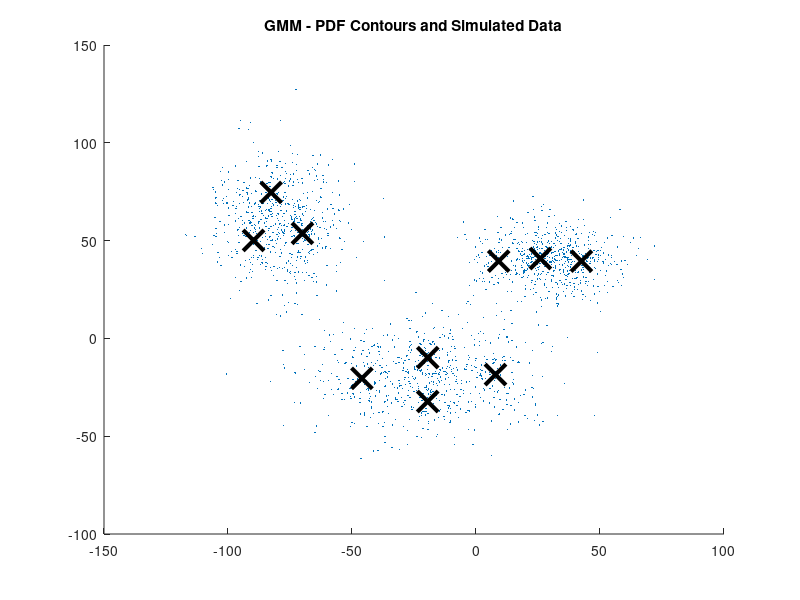

MATLAB code to generate this figure: (Note: this script raises an error after producing the figure.)

clc; clear all; close all;
rng(235);

kappa = 1.2;
d = 20; % flock distance or scale 
r = kappa * d; % communication range of devices;
Maxiter = 2000;
Num_drones = 70; % Maximum number of overlay devices
Num_users_max = 80; % maximum number of users supported by each device


epsilon = 0.1; % parameter of sigma norm [0,1]
sigma_norm = @(x) (1/epsilon)*(sqrt(1 + epsilon*norm(x)^2) - 1);
sigma_grad = @(x) 1/(1 + epsilon*sigma_norm(x)) * x;
h = 0.2; % argument of bump function

sigma_1 = @(z)  z/(sqrt(1 + z^2));
a = 5;
b = 5;
c = abs(a - b)/sqrt(4*a*b); 
phi = @(z) 0.5*( (a + b)*sigma_1(z + c)   +  (a - b) );
phi_alpha = @(z) bump(z / sigma_norm(r)  , h) * phi(z - sigma_norm(d));

q = normrnd(0, 50,Num_drones,2); % Coordinates of points
%q = [-120*ones(Num_drones,1) -80*ones(Num_drones,1)];
p = -unifrnd(1,2, length(q),2); % Initial velocity of agents



%------------------------------------------------------------------------------------
%               Generation of Layer 1 Devices and Centroids
%------------------------------------------------------------------------------------
Mu = [30 40;-20 -20; -80 60];
Sigma = cat(3,[200 0;0 100],[500 0;0 200], [150 0;0 300]);
P = ones(1,3)/3;
gm = gmdistribution(Mu,Sigma,P);

Y = random(gm,2000);
figure;
scatter(Y(:,1),Y(:,2),10,'.')
title('GMM - PDF Contours and Simulated Data');

k = 10; % Number of desired cluster centers
% [idx C] = kmedoids(Y,k); % Rows of C are the cluster centers
opts = statset('Display','final');
[idx,C] = kmeans(Y,k,'Distance','cityblock','Replicates',5,'Options',opts);

hold on;
plot(C(:,1),C(:,2),'kx','MarkerSize',15,'LineWidth',3)
%------------------------------------------------------------------------------------


A = zeros(length(q),length(q)); % Adjacency matrix of graph
for i = 1: size(A,1)
    for j = 1:size(A,2)
        if i ~= j
            A(i,j) = bump(   sigma_norm(q(i,:) - q(j,:)) / sigma_norm(r)   ,h);
        end
    end
end

scatter(q(:,1), q(:,2))
hold on
gplot(A,q,'-o')


node = struct;

for i = 1:length(q) % List of neighbours
    node(i).neighbours = find(A(i,:) ~= 0);
end

dt = delaunayTriangulation(q);
[xi, D] = nearestNeighbor(dt, Y);
xi(D > r) = 0;

Num_users = zeros(length(q),1);
for i = 1:length(q)
    Num_users(i) = sum(xi == i);
end

%u = struct; 
for i = 1:length(q)
    gradient_term = zeros(2,1); consensus_term = zeros(2,1);
    for k = 1: length(node(i).neighbours)
            gradient_term  = gradient_term + (      phi_alpha( sigma_norm(q(node(i).neighbours(k),:) - q(i,:) ))     +     4.9*(1 - bump( ( max(0 , Num_users(node(i).neighbours(k)) - Num_users_max))/5, 0)) )* sigma_grad(q(node(i).neighbours(k),:)  - q(i,:))'   ; % -      
            consensus_term = consensus_term + A(i,node(i).neighbours(k)) * (p(node(i).neighbours(k),:) - p(i,:))';
    end
    node(i).input =  gradient_term + consensus_term - 0.1*(q(i,:)' - C(nearest_cluster(q(i,:),C),:)') - 0.1*(p(i,:)' - 0) ;         
end

mat_A = [0 0 1 0; 0 0 0 1; 0 0 0 0; 0 0 0 0];
mat_B = [0 0; 0 0; 1 0; 0 1];
sys = ss(mat_A, mat_B, [], []); % State space model
Ts = 0.01; % Sampling time for discrete system
sysd = c2d(sys,Ts); % Discrete state space model



q_old = q; % Old position
p_old = p; % Old velocity

%%%%%%%%%%%  Information Diffusion %%%%%%%%%%%%
beta = 1; 
delta = 1;
tau = beta / delta;

I = zeros(length(q),1); % Infection probability of each overlay device
deg = zeros(length(q),1); % degree of device i

%%%%%%%%%%%%%%%%%%%%%%%%%%%%%%%%%%




X_new = [q p];
over_capacity = zeros(1,Maxiter);
unallocated = zeros(1,Maxiter);
Total_unserved_users = zeros(1,Maxiter);
I_avg = zeros(1,Maxiter);
Capacity_utilization = zeros(1,Maxiter);
Percent_users_covered = zeros(1,Maxiter);

for iter = 1:Maxiter
    iter
    X_old = X_new;
    for i = 1:length(q)
        X_new(i,:) = sysd.A * X_old(i,:)' + sysd.B * node(i).input;  % X_dot = A_d*X + B_d * U where X = [q1 q2 p1 p2]' and U = [u1 u2]' 
    end
    
    dt = delaunayTriangulation(X_new(:,1:2));
    [xi, D] = nearestNeighbor(dt, Y);
    xi(D > r) = 0;

    for i = 1:length(q)
        Num_users(i) = sum(xi == i);
    end
    
    %%%%%%%%%%%%%%%%%%%%%%%%%%%%%%%%%%%%%%%%
        A_new = zeros(length(q),length(q)); % Adjacency matrix of graph
        for ii = 1: size(A_new,1)
            for jj = 1:size(A_new,2)
                if ii ~= jj
                    A_new(ii,jj) = bump(   sigma_norm(X_new(jj,1:2) - X_new(ii,1:2)) / sigma_norm(r)   ,h);
                end
            end
        end
        
        
        for m = 1:length(q) % Re-evaluating neighbours
            node(m).neighbours = find(A_new(m,:) ~= 0);
        end 
        
        for j = 1:length(q)
            gradient_term = zeros(2,1); consensus_term = zeros(2,1);
            for k = 1: length(node(j).neighbours)
                    gradient_term  = gradient_term + (     phi_alpha( sigma_norm(X_new(node(j).neighbours(k),1:2) - X_new(j,1:2) ))   +    4.9*(1 - bump(         ( max( 0, Num_users(node(j).neighbours(k)) - Num_users_max))/5, 0 ))     ) * sigma_grad(X_new(node(j).neighbours(k),1:2)  - X_new(j,1:2))'  ; % -        
                    consensus_term = consensus_term + A_new(j,node(j).neighbours(k)) * (X_new(node(j).neighbours(k),3:4) - X_new(j,3:4))';
            end
            node(j).input =  gradient_term + consensus_term - 0.1*(X_new(j,1:2)' - C(nearest_cluster(X_new(j,1:2),C),:)') - 0.1*(X_new(j,3:4)' - 0);
        end % Re-evauating input
        
        over_capacity(iter) = sum(max(0, Num_users - Num_users_max));
        unallocated(iter) = sum(xi == 0);
        Total_unserved_users(iter) = over_capacity(iter) + unallocated(iter);
        
        for i = 1:length(q)
            deg(i) = sum(A_new(i,:) > 0);
            I(i) = 1 - 1/(1 + tau*deg(i)); % upper bound for infection probability
        end
        
        I_avg(iter) = mean(I); % average infection probability;
        Capacity_utilization(iter) = (length(q) * Num_users_max - sum(min(Num_users, Num_users_max))) / (length(q) * Num_users_max);
        Percent_users_covered(iter) = (length(q)*Num_users_max - Total_unserved_users(iter))/ (length(q)*Num_users_max); 
%         if mod(iter,100) == 0
%             figure
%             scatter(X_new(:,1), X_new(:,2))
%             hold on
%         end
        
end




figure
scatter(Y(:,1),Y(:,2),10,'.')
title('Final Configuration');
hold on
scatter(X_new(:,1), X_new(:,2))
text(X_new(:,1), X_new(:,2) , num2str(Num_users))
gplot(A_new,X_new(:,1:2),'-o')


figure
plot(1:Maxiter, Total_unserved_users)
ylabel('Total Unserved Users')
xlabel('Time')


figure
plot(1:Maxiter, I_avg)
ylabel('Reachability of Overlay Network')
xlabel('Time')

figure
plot(1:Maxiter, Capacity_utilization)
ylabel('Capacity utilization of overlay network')
xlabel('Time')

figure
plot(1:Maxiter, Percent_users_covered)
ylabel('Capacity utilization of overlay network')
xlabel('Time')










